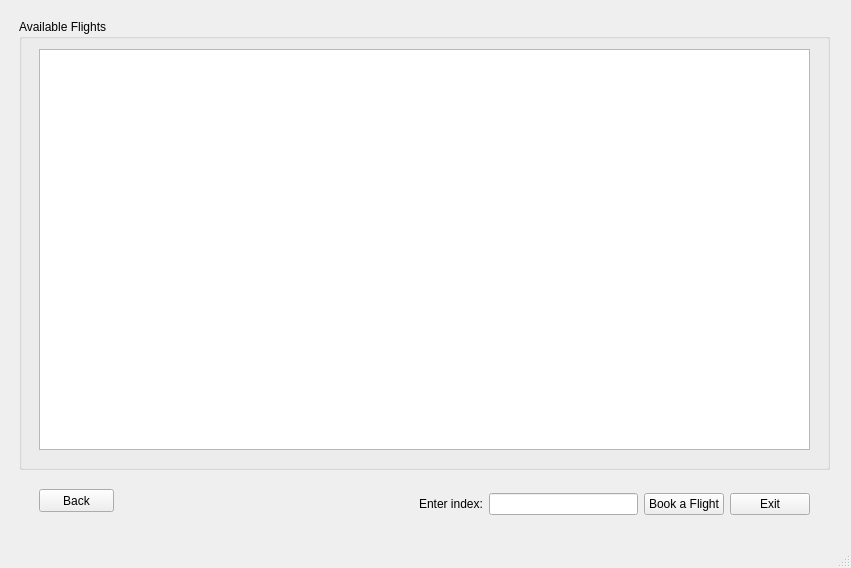
<?xml version="1.0" encoding="UTF-8"?>
<ui version="4.0">
 <class>MainWindow</class>
 <widget class="QMainWindow" name="MainWindow">
  <property name="geometry">
   <rect>
    <x>0</x>
    <y>0</y>
    <width>851</width>
    <height>568</height>
   </rect>
  </property>
  <property name="windowTitle">
   <string>MainWindow</string>
  </property>
  <widget class="QWidget" name="centralwidget">
   <widget class="QStackedWidget" name="stackedWidget">
    <property name="geometry">
     <rect>
      <x>-1</x>
      <y>-1</y>
      <width>851</width>
      <height>521</height>
     </rect>
    </property>
    <property name="currentIndex">
     <number>1</number>
    </property>
    <widget class="QWidget" name="page">
     <widget class="QLabel" name="label_planepic">
      <property name="geometry">
       <rect>
        <x>360</x>
        <y>112</y>
        <width>131</width>
        <height>141</height>
       </rect>
      </property>
      <property name="text">
       <string/>
      </property>
     </widget>
     <widget class="QGroupBox" name="Book_a_Flight">
      <property name="geometry">
       <rect>
        <x>180</x>
        <y>270</y>
        <width>491</width>
        <height>91</height>
       </rect>
      </property>
      <property name="title">
       <string>Book a Flight</string>
      </property>
      <property name="checkable">
       <bool>false</bool>
      </property>
      <widget class="QWidget" name="layoutWidget_2">
       <property name="geometry">
        <rect>
         <x>10</x>
         <y>20</y>
         <width>471</width>
         <height>24</height>
        </rect>
       </property>
       <layout class="QHBoxLayout" name="horizontalLayout_2">
        <item>
         <widget class="QLabel" name="label_5">
          <property name="text">
           <string>From: </string>
          </property>
          <property name="buddy">
           <cstring>lineEdit_From</cstring>
          </property>
         </widget>
        </item>
        <item>
         <widget class="QLineEdit" name="lineEdit_From_2"/>
        </item>
        <item>
         <widget class="QLabel" name="label_6">
          <property name="text">
           <string>To: </string>
          </property>
          <property name="buddy">
           <cstring>lineEdit_To</cstring>
          </property>
         </widget>
        </item>
        <item>
         <widget class="QLineEdit" name="lineEdit_To_2"/>
        </item>
       </layout>
      </widget>
      <widget class="QLineEdit" name="lineEdit_Date_2">
       <property name="geometry">
        <rect>
         <x>50</x>
         <y>60</y>
         <width>191</width>
         <height>20</height>
        </rect>
       </property>
      </widget>
      <widget class="QLabel" name="label_7">
       <property name="geometry">
        <rect>
         <x>10</x>
         <y>60</y>
         <width>31</width>
         <height>20</height>
        </rect>
       </property>
       <property name="text">
        <string>Date: </string>
       </property>
       <property name="buddy">
        <cstring>lineEdit_Date</cstring>
       </property>
      </widget>
      <widget class="QWidget" name="layoutWidget">
       <property name="geometry">
        <rect>
         <x>280</x>
         <y>60</y>
         <width>201</width>
         <height>30</height>
        </rect>
       </property>
       <layout class="QHBoxLayout" name="horizontalLayout_3">
        <item>
         <widget class="QPushButton" name="pushButton_Search_Flights_2">
          <property name="text">
           <string>Search Flights</string>
          </property>
         </widget>
        </item>
        <item>
         <widget class="QPushButton" name="pushButton_Exit">
          <property name="text">
           <string>Exit</string>
          </property>
         </widget>
        </item>
       </layout>
      </widget>
     </widget>
     <widget class="QLabel" name="label">
      <property name="geometry">
       <rect>
        <x>250</x>
        <y>39</y>
        <width>341</width>
        <height>41</height>
       </rect>
      </property>
      <property name="font">
       <font>
        <family>Arial</family>
        <pointsize>14</pointsize>
        <underline>true</underline>
       </font>
      </property>
      <property name="text">
       <string>Welcome to Airline Reservation System</string>
      </property>
     </widget>
    </widget>
    <widget class="QWidget" name="page_2">
     <widget class="QGroupBox" name="Available_Flights">
      <property name="geometry">
       <rect>
        <x>20</x>
        <y>20</y>
        <width>811</width>
        <height>451</height>
       </rect>
      </property>
      <property name="title">
       <string>Available Flights</string>
      </property>
      <widget class="QTableWidget" name="tableWidget">
       <property name="geometry">
        <rect>
         <x>20</x>
         <y>30</y>
         <width>771</width>
         <height>401</height>
        </rect>
       </property>
      </widget>
     </widget>
     <widget class="QPushButton" name="pushButton_Back">
      <property name="geometry">
       <rect>
        <x>40</x>
        <y>490</y>
        <width>75</width>
        <height>23</height>
       </rect>
      </property>
      <property name="text">
       <string>Back</string>
      </property>
     </widget>
     <widget class="QWidget" name="layoutWidget">
      <property name="geometry">
       <rect>
        <x>420</x>
        <y>490</y>
        <width>391</width>
        <height>30</height>
       </rect>
      </property>
      <layout class="QHBoxLayout" name="horizontalLayout_6">
       <item>
        <widget class="QLabel" name="label_2">
         <property name="text">
          <string>Enter index:</string>
         </property>
         <property name="buddy">
          <cstring>lineEdit_Index</cstring>
         </property>
        </widget>
       </item>
       <item>
        <widget class="QLineEdit" name="lineEdit_Index"/>
       </item>
       <item>
        <widget class="QPushButton" name="pushButton_Book_a_Flight">
         <property name="text">
          <string>Book a Flight</string>
         </property>
        </widget>
       </item>
       <item>
        <widget class="QPushButton" name="pushButton_Exit_3">
         <property name="text">
          <string>Exit</string>
         </property>
        </widget>
       </item>
      </layout>
     </widget>
    </widget>
    <widget class="QWidget" name="page_5">
     <widget class="QGroupBox" name="Book_a_Flight_2">
      <property name="geometry">
       <rect>
        <x>19</x>
        <y>20</y>
        <width>811</width>
        <height>451</height>
       </rect>
      </property>
      <property name="title">
       <string>Book a Flight</string>
      </property>
      <widget class="QLabel" name="label_NoT">
       <property name="geometry">
        <rect>
         <x>20</x>
         <y>40</y>
         <width>81</width>
         <height>20</height>
        </rect>
       </property>
       <property name="text">
        <string>No. of Tickets:</string>
       </property>
       <property name="buddy">
        <cstring>lineEdit_NoT</cstring>
       </property>
      </widget>
      <widget class="QGroupBox" name="Passenger_Details">
       <property name="geometry">
        <rect>
         <x>20</x>
         <y>90</y>
         <width>371</width>
         <height>341</height>
        </rect>
       </property>
       <property name="title">
        <string>Pssenger Details</string>
       </property>
       <widget class="QLabel" name="label_PName">
        <property name="geometry">
         <rect>
          <x>21</x>
          <y>41</y>
          <width>31</width>
          <height>16</height>
         </rect>
        </property>
        <property name="text">
         <string>Name:</string>
        </property>
        <property name="buddy">
         <cstring>lineEdit_PName</cstring>
        </property>
       </widget>
       <widget class="QLabel" name="label_PAge">
        <property name="geometry">
         <rect>
          <x>21</x>
          <y>100</y>
          <width>23</width>
          <height>16</height>
         </rect>
        </property>
        <property name="text">
         <string>Age:</string>
        </property>
        <property name="buddy">
         <cstring>lineEdit_PAge</cstring>
        </property>
       </widget>
       <widget class="QLabel" name="label_PGender">
        <property name="geometry">
         <rect>
          <x>21</x>
          <y>160</y>
          <width>39</width>
          <height>16</height>
         </rect>
        </property>
        <property name="text">
         <string>Gender:</string>
        </property>
        <property name="buddy">
         <cstring>lineEdit_PGender</cstring>
        </property>
       </widget>
       <widget class="QLabel" name="label_PMn">
        <property name="geometry">
         <rect>
          <x>21</x>
          <y>220</y>
          <width>53</width>
          <height>16</height>
         </rect>
        </property>
        <property name="text">
         <string>Mobile no.:</string>
        </property>
        <property name="buddy">
         <cstring>lineEdit_PMn</cstring>
        </property>
       </widget>
       <widget class="QLineEdit" name="lineEdit_PName">
        <property name="geometry">
         <rect>
          <x>80</x>
          <y>41</y>
          <width>271</width>
          <height>20</height>
         </rect>
        </property>
       </widget>
       <widget class="QLineEdit" name="lineEdit_PAge">
        <property name="geometry">
         <rect>
          <x>80</x>
          <y>100</y>
          <width>271</width>
          <height>20</height>
         </rect>
        </property>
       </widget>
       <widget class="QLineEdit" name="lineEdit_PGender">
        <property name="geometry">
         <rect>
          <x>80</x>
          <y>160</y>
          <width>271</width>
          <height>20</height>
         </rect>
        </property>
       </widget>
       <widget class="QLineEdit" name="lineEdit_PMn">
        <property name="geometry">
         <rect>
          <x>80</x>
          <y>220</y>
          <width>271</width>
          <height>20</height>
         </rect>
        </property>
       </widget>
       <widget class="QPushButton" name="pushButton_Next">
        <property name="geometry">
         <rect>
          <x>270</x>
          <y>280</y>
          <width>75</width>
          <height>23</height>
         </rect>
        </property>
        <property name="text">
         <string>Next</string>
        </property>
       </widget>
       <widget class="QPushButton" name="pushButton_Reset">
        <property name="geometry">
         <rect>
          <x>20</x>
          <y>280</y>
          <width>75</width>
          <height>23</height>
         </rect>
        </property>
        <property name="text">
         <string>Reset</string>
        </property>
       </widget>
      </widget>
      <widget class="QLineEdit" name="lineEdit_NoT">
       <property name="geometry">
        <rect>
         <x>100</x>
         <y>40</y>
         <width>113</width>
         <height>20</height>
        </rect>
       </property>
      </widget>
      <widget class="QGroupBox" name="Confirm_p_details">
       <property name="geometry">
        <rect>
         <x>410</x>
         <y>90</y>
         <width>381</width>
         <height>341</height>
        </rect>
       </property>
       <property name="title">
        <string>Confirm Passenger Details</string>
       </property>
       <widget class="QPlainTextEdit" name="plainTextEdit_ConDet">
        <property name="geometry">
         <rect>
          <x>20</x>
          <y>30</y>
          <width>341</width>
          <height>231</height>
         </rect>
        </property>
       </widget>
       <widget class="QPushButton" name="pushButton_Confirm">
        <property name="geometry">
         <rect>
          <x>280</x>
          <y>280</y>
          <width>75</width>
          <height>23</height>
         </rect>
        </property>
        <property name="text">
         <string>Confirm</string>
        </property>
       </widget>
       <widget class="QPushButton" name="pushButton_Decline">
        <property name="geometry">
         <rect>
          <x>30</x>
          <y>280</y>
          <width>75</width>
          <height>23</height>
         </rect>
        </property>
        <property name="text">
         <string>Decline</string>
        </property>
       </widget>
      </widget>
      <widget class="QPushButton" name="pushButton_Confirm_2">
       <property name="geometry">
        <rect>
         <x>220</x>
         <y>40</y>
         <width>75</width>
         <height>23</height>
        </rect>
       </property>
       <property name="text">
        <string>Confirm</string>
       </property>
      </widget>
     </widget>
     <widget class="QPushButton" name="pushButton_Back_2">
      <property name="geometry">
       <rect>
        <x>40</x>
        <y>490</y>
        <width>75</width>
        <height>23</height>
       </rect>
      </property>
      <property name="text">
       <string>Back</string>
      </property>
     </widget>
     <widget class="QPushButton" name="pushButton_Exit_4">
      <property name="geometry">
       <rect>
        <x>740</x>
        <y>490</y>
        <width>75</width>
        <height>23</height>
       </rect>
      </property>
      <property name="text">
       <string>Exit</string>
      </property>
     </widget>
    </widget>
    <widget class="QWidget" name="page_3">
     <widget class="QGroupBox" name="Payment">
      <property name="geometry">
       <rect>
        <x>20</x>
        <y>30</y>
        <width>811</width>
        <height>451</height>
       </rect>
      </property>
      <property name="title">
       <string>Payment</string>
      </property>
      <widget class="QGroupBox" name="groupBox">
       <property name="geometry">
        <rect>
         <x>20</x>
         <y>110</y>
         <width>371</width>
         <height>201</height>
        </rect>
       </property>
       <property name="title">
        <string>Pay Here</string>
       </property>
       <widget class="QPushButton" name="pushButton_OTP">
        <property name="geometry">
         <rect>
          <x>270</x>
          <y>130</y>
          <width>31</width>
          <height>23</height>
         </rect>
        </property>
        <property name="text">
         <string>OK</string>
        </property>
       </widget>
       <widget class="QPlainTextEdit" name="plainTextEdit_Total_Amount">
        <property name="geometry">
         <rect>
          <x>160</x>
          <y>40</y>
          <width>104</width>
          <height>31</height>
         </rect>
        </property>
       </widget>
       <widget class="QLineEdit" name="lineEdit_OTP">
        <property name="geometry">
         <rect>
          <x>160</x>
          <y>130</y>
          <width>101</width>
          <height>20</height>
         </rect>
        </property>
        <property name="echoMode">
         <enum>QLineEdit::Password</enum>
        </property>
       </widget>
       <widget class="QLabel" name="label_Total_Amount">
        <property name="geometry">
         <rect>
          <x>60</x>
          <y>40</y>
          <width>91</width>
          <height>41</height>
         </rect>
        </property>
        <property name="font">
         <font>
          <pointsize>10</pointsize>
          <weight>75</weight>
          <bold>true</bold>
         </font>
        </property>
        <property name="text">
         <string>Total Amount: </string>
        </property>
        <property name="buddy">
         <cstring>plainTextEdit_Total_Amount</cstring>
        </property>
       </widget>
       <widget class="QLabel" name="label_OTP">
        <property name="geometry">
         <rect>
          <x>60</x>
          <y>130</y>
          <width>91</width>
          <height>20</height>
         </rect>
        </property>
        <property name="text">
         <string>Enter 4-digit OTP:</string>
        </property>
        <property name="buddy">
         <cstring>lineEdit_OTP</cstring>
        </property>
       </widget>
      </widget>
      <widget class="QGroupBox" name="groupBox_2">
       <property name="geometry">
        <rect>
         <x>410</x>
         <y>120</y>
         <width>381</width>
         <height>191</height>
        </rect>
       </property>
       <property name="title">
        <string>Payment Status</string>
       </property>
       <widget class="QPlainTextEdit" name="plainTextEdit_status">
        <property name="geometry">
         <rect>
          <x>10</x>
          <y>20</y>
          <width>361</width>
          <height>161</height>
         </rect>
        </property>
       </widget>
      </widget>
     </widget>
     <widget class="QPushButton" name="pushButton_Exit_5">
      <property name="geometry">
       <rect>
        <x>740</x>
        <y>490</y>
        <width>75</width>
        <height>23</height>
       </rect>
      </property>
      <property name="text">
       <string>Exit</string>
      </property>
     </widget>
     <widget class="QPushButton" name="pushButton_Cancel">
      <property name="geometry">
       <rect>
        <x>40</x>
        <y>490</y>
        <width>75</width>
        <height>23</height>
       </rect>
      </property>
      <property name="text">
       <string>Cancel</string>
      </property>
     </widget>
    </widget>
   </widget>
  </widget>
  <widget class="QMenuBar" name="menubar">
   <property name="geometry">
    <rect>
     <x>0</x>
     <y>0</y>
     <width>851</width>
     <height>26</height>
    </rect>
   </property>
  </widget>
  <widget class="QStatusBar" name="statusbar"/>
 </widget>
 <tabstops>
  <tabstop>lineEdit_From_2</tabstop>
  <tabstop>lineEdit_To_2</tabstop>
  <tabstop>lineEdit_Date_2</tabstop>
  <tabstop>pushButton_Search_Flights_2</tabstop>
  <tabstop>pushButton_Exit</tabstop>
  <tabstop>tableWidget</tabstop>
  <tabstop>pushButton_Back</tabstop>
  <tabstop>lineEdit_Index</tabstop>
  <tabstop>pushButton_Book_a_Flight</tabstop>
  <tabstop>pushButton_Exit_3</tabstop>
  <tabstop>lineEdit_NoT</tabstop>
  <tabstop>pushButton_Confirm_2</tabstop>
  <tabstop>lineEdit_PName</tabstop>
  <tabstop>lineEdit_PAge</tabstop>
  <tabstop>lineEdit_PGender</tabstop>
  <tabstop>lineEdit_PMn</tabstop>
  <tabstop>pushButton_Reset</tabstop>
  <tabstop>pushButton_Next</tabstop>
  <tabstop>plainTextEdit_ConDet</tabstop>
  <tabstop>pushButton_Decline</tabstop>
  <tabstop>pushButton_Confirm</tabstop>
  <tabstop>pushButton_Back_2</tabstop>
  <tabstop>pushButton_Exit_4</tabstop>
  <tabstop>plainTextEdit_Total_Amount</tabstop>
  <tabstop>lineEdit_OTP</tabstop>
  <tabstop>pushButton_OTP</tabstop>
  <tabstop>pushButton_Cancel</tabstop>
  <tabstop>pushButton_Exit_5</tabstop>
  <tabstop>plainTextEdit_status</tabstop>
 </tabstops>
 <resources/>
 <connections>
  <connection>
   <sender>pushButton_Reset</sender>
   <signal>clicked()</signal>
   <receiver>lineEdit_PName</receiver>
   <slot>clear()</slot>
   <hints>
    <hint type="sourcelabel">
     <x>60</x>
     <y>410</y>
    </hint>
    <hint type="destinationlabel">
     <x>118</x>
     <y>181</y>
    </hint>
   </hints>
  </connection>
  <connection>
   <sender>pushButton_Reset</sender>
   <signal>clicked()</signal>
   <receiver>lineEdit_PAge</receiver>
   <slot>clear()</slot>
   <hints>
    <hint type="sourcelabel">
     <x>74</x>
     <y>412</y>
    </hint>
    <hint type="destinationlabel">
     <x>123</x>
     <y>243</y>
    </hint>
   </hints>
  </connection>
  <connection>
   <sender>pushButton_Reset</sender>
   <signal>clicked()</signal>
   <receiver>lineEdit_PGender</receiver>
   <slot>clear()</slot>
   <hints>
    <hint type="sourcelabel">
     <x>92</x>
     <y>410</y>
    </hint>
    <hint type="destinationlabel">
     <x>127</x>
     <y>301</y>
    </hint>
   </hints>
  </connection>
  <connection>
   <sender>pushButton_Reset</sender>
   <signal>clicked()</signal>
   <receiver>lineEdit_PMn</receiver>
   <slot>clear()</slot>
   <hints>
    <hint type="sourcelabel">
     <x>110</x>
     <y>412</y>
    </hint>
    <hint type="destinationlabel">
     <x>124</x>
     <y>362</y>
    </hint>
   </hints>
  </connection>
  <connection>
   <sender>pushButton_Confirm</sender>
   <signal>clicked()</signal>
   <receiver>plainTextEdit_ConDet</receiver>
   <slot>clear()</slot>
   <hints>
    <hint type="sourcelabel">
     <x>782</x>
     <y>418</y>
    </hint>
    <hint type="destinationlabel">
     <x>786</x>
     <y>371</y>
    </hint>
   </hints>
  </connection>
  <connection>
   <sender>pushButton_Confirm</sender>
   <signal>clicked()</signal>
   <receiver>lineEdit_PName</receiver>
   <slot>clear()</slot>
   <hints>
    <hint type="sourcelabel">
     <x>771</x>
     <y>412</y>
    </hint>
    <hint type="destinationlabel">
     <x>386</x>
     <y>180</y>
    </hint>
   </hints>
  </connection>
  <connection>
   <sender>pushButton_Confirm</sender>
   <signal>clicked()</signal>
   <receiver>lineEdit_PAge</receiver>
   <slot>clear()</slot>
   <hints>
    <hint type="sourcelabel">
     <x>760</x>
     <y>410</y>
    </hint>
    <hint type="destinationlabel">
     <x>375</x>
     <y>242</y>
    </hint>
   </hints>
  </connection>
  <connection>
   <sender>pushButton_Confirm</sender>
   <signal>clicked()</signal>
   <receiver>lineEdit_PGender</receiver>
   <slot>clear()</slot>
   <hints>
    <hint type="sourcelabel">
     <x>750</x>
     <y>410</y>
    </hint>
    <hint type="destinationlabel">
     <x>382</x>
     <y>299</y>
    </hint>
   </hints>
  </connection>
  <connection>
   <sender>pushButton_Confirm</sender>
   <signal>clicked()</signal>
   <receiver>lineEdit_PMn</receiver>
   <slot>clear()</slot>
   <hints>
    <hint type="sourcelabel">
     <x>734</x>
     <y>414</y>
    </hint>
    <hint type="destinationlabel">
     <x>386</x>
     <y>362</y>
    </hint>
   </hints>
  </connection>
  <connection>
   <sender>pushButton_Decline</sender>
   <signal>clicked()</signal>
   <receiver>plainTextEdit_ConDet</receiver>
   <slot>clear()</slot>
   <hints>
    <hint type="sourcelabel">
     <x>500</x>
     <y>416</y>
    </hint>
    <hint type="destinationlabel">
     <x>501</x>
     <y>386</y>
    </hint>
   </hints>
  </connection>
  <connection>
   <sender>pushButton_Back_2</sender>
   <signal>clicked()</signal>
   <receiver>pushButton_Reset</receiver>
   <slot>click()</slot>
   <hints>
    <hint type="sourcelabel">
     <x>54</x>
     <y>510</y>
    </hint>
    <hint type="destinationlabel">
     <x>95</x>
     <y>431</y>
    </hint>
   </hints>
  </connection>
  <connection>
   <sender>pushButton_Back_2</sender>
   <signal>clicked()</signal>
   <receiver>pushButton_Decline</receiver>
   <slot>click()</slot>
   <hints>
    <hint type="sourcelabel">
     <x>113</x>
     <y>522</y>
    </hint>
    <hint type="destinationlabel">
     <x>501</x>
     <y>424</y>
    </hint>
   </hints>
  </connection>
  <connection>
   <sender>pushButton_Back_2</sender>
   <signal>clicked()</signal>
   <receiver>lineEdit_NoT</receiver>
   <slot>clear()</slot>
   <hints>
    <hint type="sourcelabel">
     <x>43</x>
     <y>511</y>
    </hint>
    <hint type="destinationlabel">
     <x>130</x>
     <y>98</y>
    </hint>
   </hints>
  </connection>
 </connections>
</ui>
